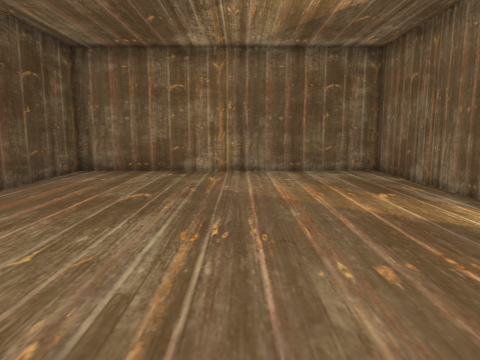
view 1 (above)

12 first-person views from a walk through a 3-D level made in the Unity game engine. The camera is 1.3 m above the floor, tilts 8° down and sees 70° across. Doors are open. The floor is counted in squares, 1 m on a side. Each view is taken from the middle of a square. On the plan, view 1 faces up. The plan holds only what a view shows up to about 15 squares ahead; the rest is blank. The player is left out.

view 2
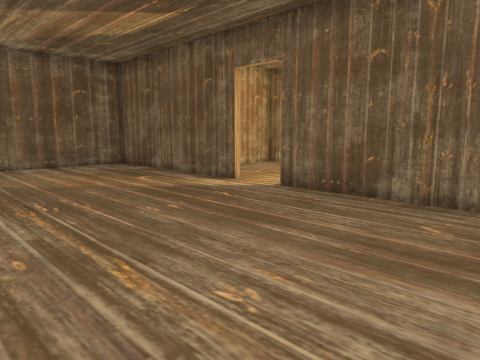

view 3
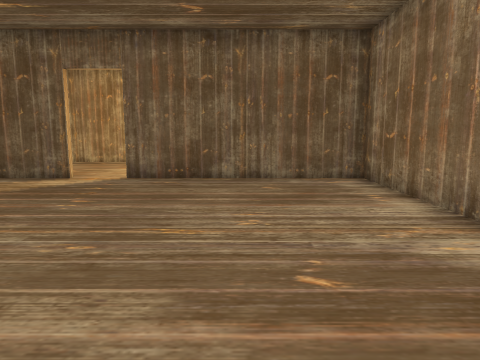

view 4
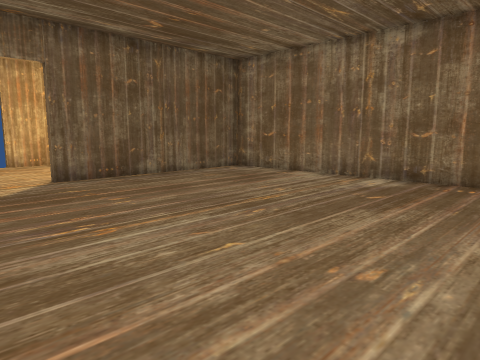

view 5
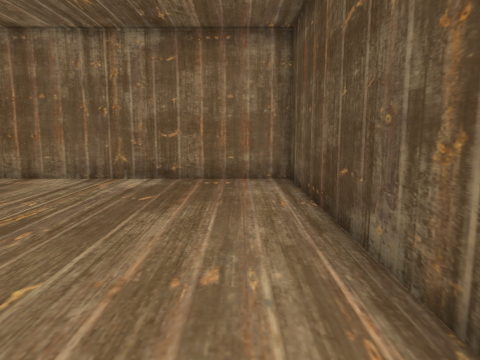

view 6
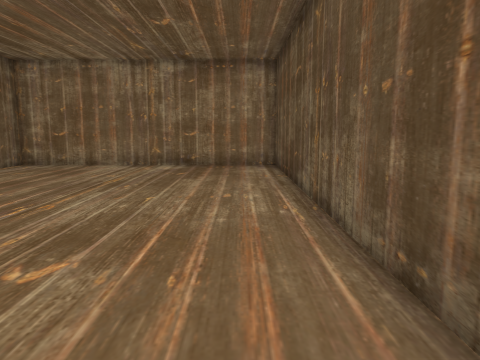

view 7
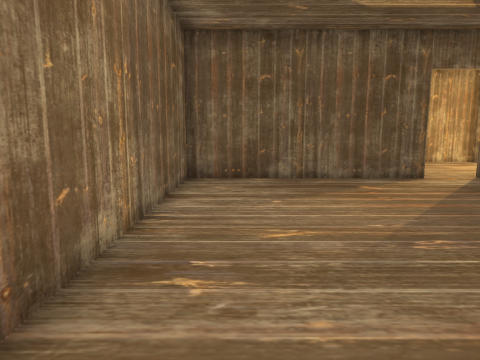

view 8
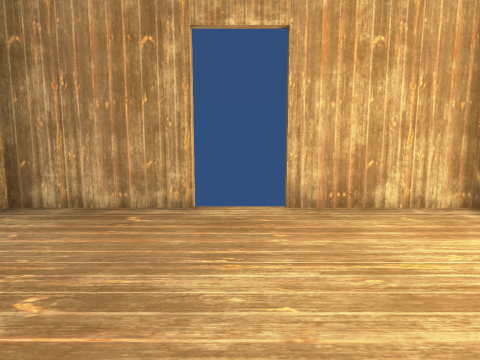

view 9
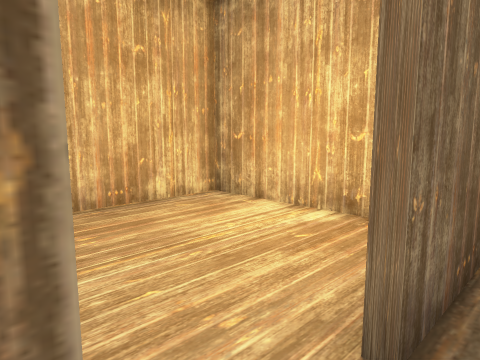

view 10
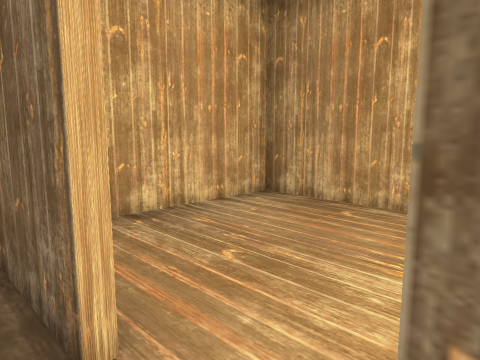

view 11
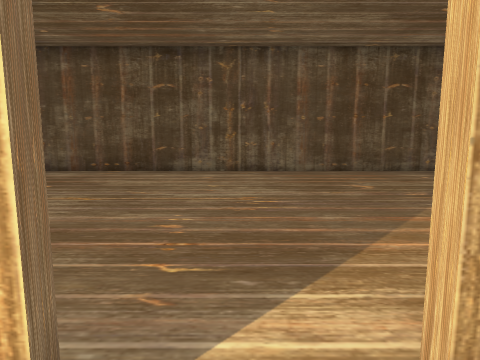

view 12
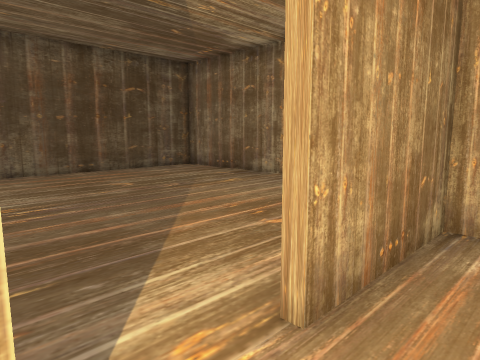

### Floor plan
Ten units are one square. View 1 is at (0, 0); x grows to the right and y downward. Boxes are objects, and circles mark ways between rooms. Rooms are numbered by the first view taken in them; rooms with no view inside come last. Other rooms are left out.
<svg viewBox="-59 -120 164 160">
<path fill="none" stroke="#000" d="M46 -48 46 -115 -54 -115 -54 35 46 35 46 -32M98 -48 98 -80 48 -80 48 -48M61 0 98 0 98 -32"/>
<circle cx="50" cy="-40" r="3" fill="#2a7"/>
<text x="-10" y="-40">1</text>
<text x="70" y="-40">2</text>
</svg>
Room 1 opens to room 2.

Where each view was taken, in squares from view 1:
view 1: 0 up, 0 right, facing up
view 2: 2 down, 2 left, facing up-right
view 3: 0 up, 5 left, facing right
view 4: 6 up, 5 left, facing down-right
view 5: 6 up, 4 left, facing down
view 6: 10 up, 4 left, facing down
view 7: 10 up, 5 left, facing right
view 8: 4 up, 4 right, facing right
view 9: 5 up, 4 right, facing down-right
view 10: 3 up, 4 right, facing up-right
view 11: 4 up, 6 right, facing left
view 12: 3 up, 6 right, facing up-left
